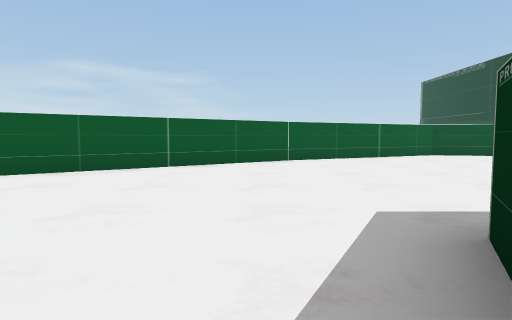
view 1 (above)

24 first-person views from a walk through a scene from a Unity 3-D project. The camera is 1.3 m above the floor, tilts 4° down and sees 75° across. The floor is counted in squares, 2 m on a side. Each view is taken from the middle of a square. On the plan, view 1 faces up. The plan holds only what a view shows up to about 10 squares ahead; the rest is blank. The place goes on beyond the plan. Some surface patterns are stand-ins.

view 2
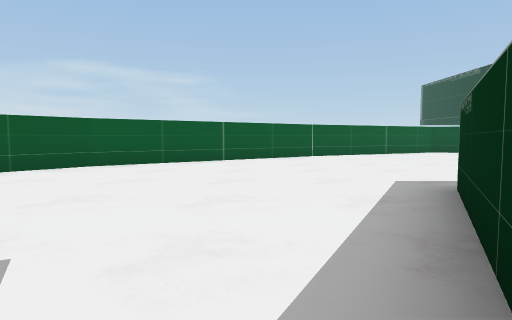

view 3
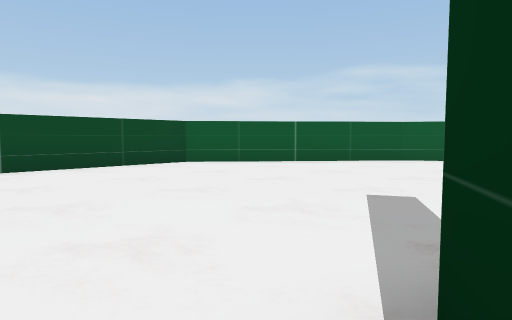

view 4
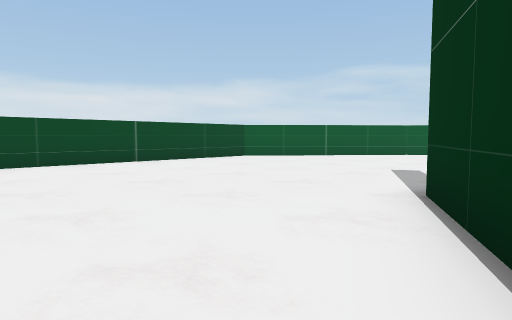

view 5
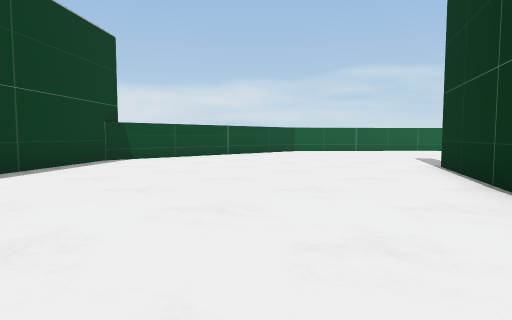

view 6
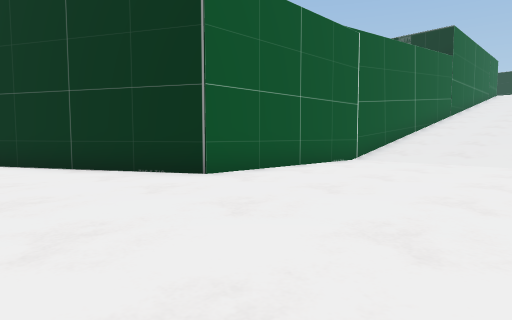

view 7
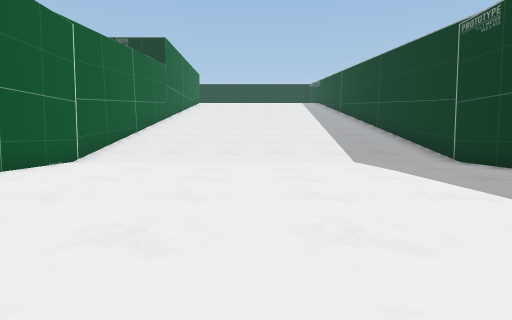

view 8
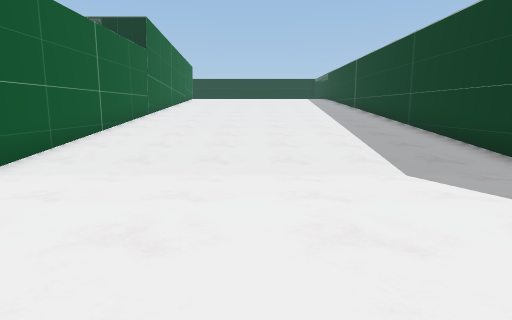

view 9
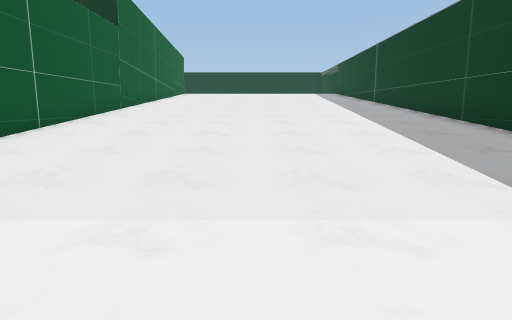

view 10
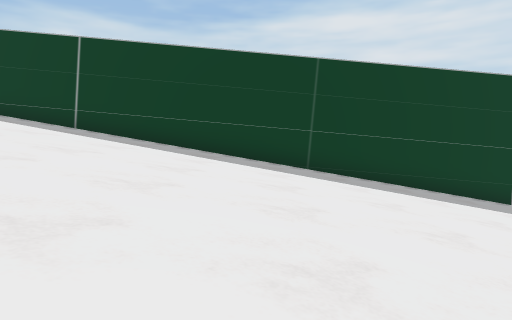

view 11
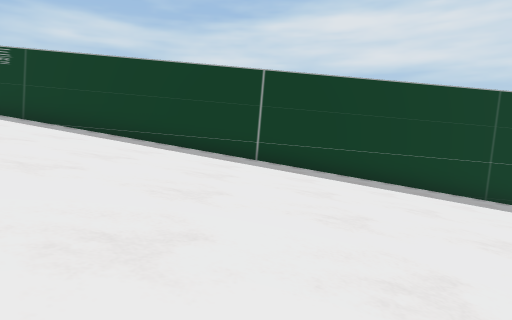

view 12
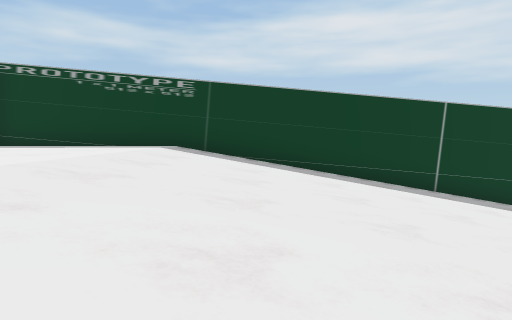

view 13
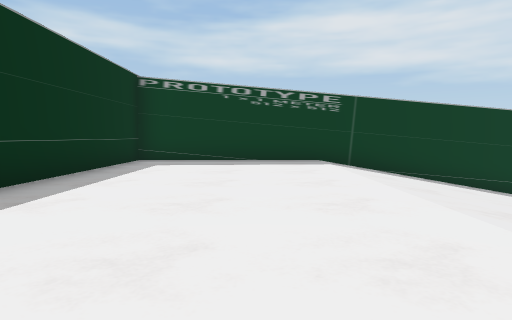

view 14
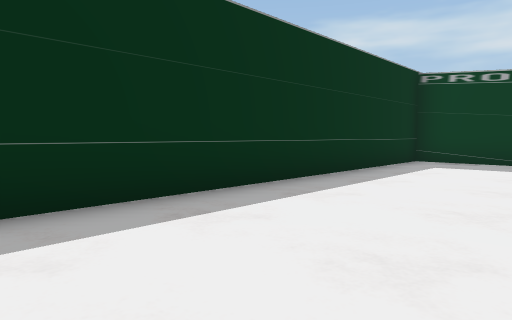

view 15
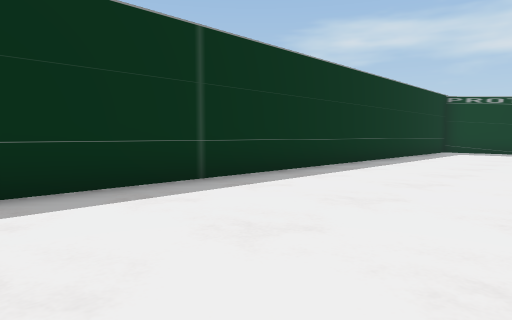

view 16
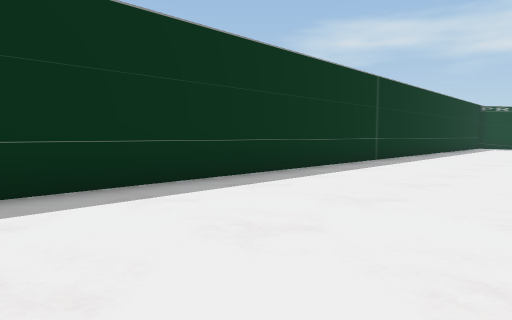

view 17
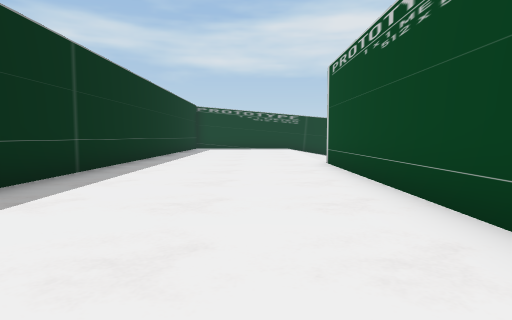

view 18
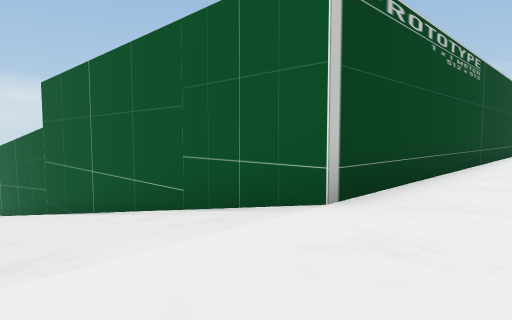

view 19
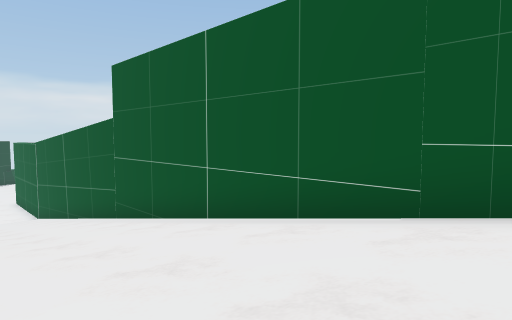

view 20
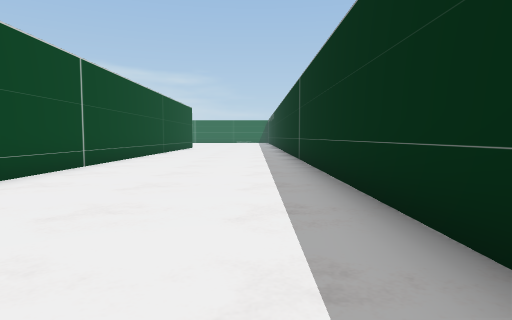

view 21
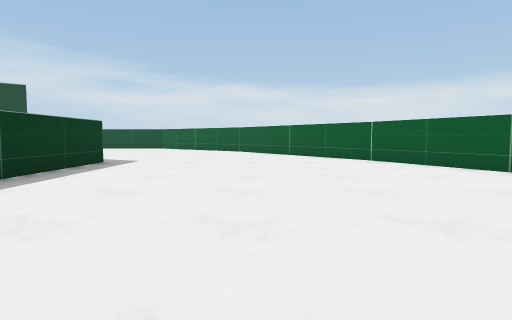

view 22
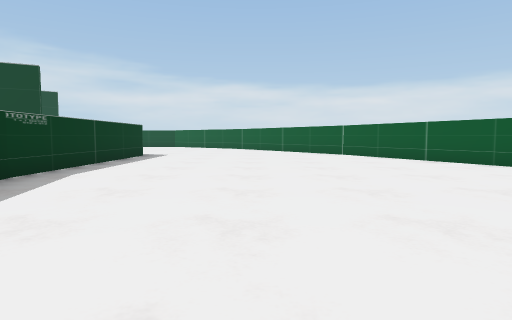

view 23
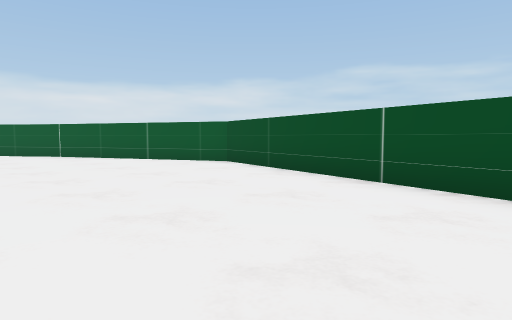

view 24
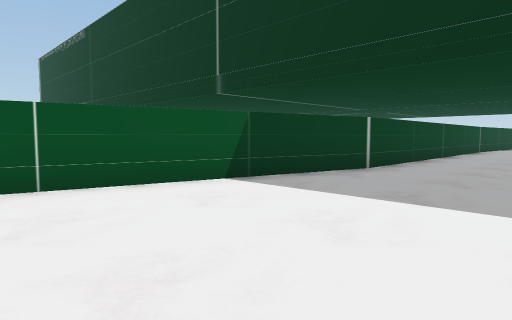

### Floor plan
Key: @ floor where view 1 was taken; # wall or solid block; . main floor; : floor 7 m higher than the main floor; / step, stairs or slope.
Columns run from 9 left of view 1 to 32 right of it. Each row starts with its distance up from view 1.
 12               #####
 11            ####...#####
 10          ###..........#########
  9         ##.....................
  8        ##......................
  7      ###......................
  6     ##..................
  5    ##.................                ../
  4   ##.................              #:::::#
  3  ##.................               #:::::#
  2 ##.........#######                 #:::::#
  1 #.........##                       #:::::#
  0 #........@#                        #:::::#
 -1 #........##                        #:::::#
 -2 #........                          #:::::#
 -3 #.......##                         #:::::#
 -4 #........#                         #:::::#
 -5 #........##                        #:::::#
 -6 #.........#                        #:::::#
 -7 #.........##                       #:::::#
 -8 ##.........#########################:::::#
 -9  ##.............////////////////////:::::#
-10   #.............////////////////////:::::#
-11       ..........////////////////////:::::#
-12        .........////////////////////:::::#
-13        .........////////////////////:::::#
-14         ........////////////////////:::::#
-15          .......////////////////////:::::#
-16           ......////////////////////:::::#
-17             ....////////////////////:::::#
-18              ...////////////////////:::::#
-19               ############################

Where each view was taken, in squares from view 1:
view 1: 0 up, 0 right, facing up
view 2: 2 down, 1 left, facing up
view 3: 4 down, 1 left, facing up-left
view 4: 7 down, 0 right, facing up-left
view 5: 11 down, 1 right, facing up-left
view 6: 13 down, 2 left, facing up-right
view 7: 13 down, 2 left, facing right
view 8: 13 down, 1 right, facing right
view 9: 13 down, 4 right, facing right
view 10: 9 down, 14 right, facing down
view 11: 9 down, 19 right, facing down
view 12: 9 down, 24 right, facing down
view 13: 9 down, 28 right, facing down
view 14: 9 down, 28 right, facing down-right
view 15: 3 down, 27 right, facing down-right
view 16: 3 up, 27 right, facing down-right
view 17: 0 up, 28 right, facing down
view 18: 11 down, 28 right, facing up-left
view 19: 12 down, 25 right, facing up-left
view 20: 3 down, 30 right, facing up
view 21: 6 up, 10 right, facing left
view 22: 6 up, 13 right, facing left
view 23: 6 up, 13 right, facing up-left
view 24: 6 up, 10 right, facing up-right
